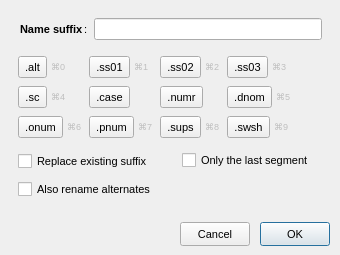
<?xml version='1.0' encoding='UTF-8'?>
<ui version="4.0">
 <class>DlgNameSuffix</class>
 <widget class="QDialog" name="DlgNameSuffix">
  <property name="geometry">
   <rect>
    <x>0</x>
    <y>0</y>
    <width>340</width>
    <height>255</height>
   </rect>
  </property>
  <property name="windowTitle">
   <string>Glyph Name Suffix</string>
  </property>
  <property name="statusTip">
   <string>@dlgnamesuffix.DlgNameSuffix</string>
  </property>
  <property name="styleSheet">
   <string notr="true">*{font-size:11px;}</string>
  </property>
  <layout class="QVBoxLayout" name="verticalLayout_2">
   <property name="spacing">
    <number>0</number>
   </property>
   <property name="leftMargin">
    <number>0</number>
   </property>
   <property name="topMargin">
    <number>0</number>
   </property>
   <property name="rightMargin">
    <number>0</number>
   </property>
   <property name="bottomMargin">
    <number>0</number>
   </property>
   <item>
    <widget class="QWidget" name="widgetContent" native="true">
     <property name="statusTip">
      <string>@dlgnamesuffix.widgetContent</string>
     </property>
     <property name="styleSheet">
      <string notr="true">font-size:11px</string>
     </property>
     <layout class="QVBoxLayout" name="verticalLayout" stretch="0">
      <property name="spacing">
       <number>12</number>
      </property>
      <property name="leftMargin">
       <number>18</number>
      </property>
      <property name="topMargin">
       <number>18</number>
      </property>
      <property name="rightMargin">
       <number>18</number>
      </property>
      <property name="bottomMargin">
       <number>0</number>
      </property>
      <item>
       <layout class="QHBoxLayout" name="horizontalLayout_3">
        <property name="spacing">
         <number>0</number>
        </property>
        <property name="leftMargin">
         <number>2</number>
        </property>
        <property name="rightMargin">
         <number>0</number>
        </property>
        <property name="bottomMargin">
         <number>0</number>
        </property>
        <item>
         <widget class="QLabel" name="label">
          <property name="statusTip">
           <string>@dlgnamesuffix.label</string>
          </property>
          <property name="styleSheet">
           <string notr="true">QLabel{font-weight: bold;}
</string>
          </property>
          <property name="text">
           <string>Name </string>
          </property>
         </widget>
        </item>
        <item>
         <widget class="YSelector" name="selectorClass">
          <property name="statusTip">
           <string>@dlgnamesuffix.selectorClass</string>
          </property>
          <property name="styleSheet">
           <string notr="true">QLabel{font-weight: bold;}
</string>
          </property>
          <property name="text">
           <string>suffix</string>
          </property>
         </widget>
        </item>
        <item>
         <widget class="QLabel" name="label_2">
          <property name="statusTip">
           <string>@dlgnamesuffix.label_2</string>
          </property>
          <property name="text">
           <string>:</string>
          </property>
         </widget>
        </item>
        <item>
         <spacer name="horizontalSpacer_3">
          <property name="orientation">
           <enum>Qt::Horizontal</enum>
          </property>
          <property name="sizeType">
           <enum>QSizePolicy::Fixed</enum>
          </property>
          <property name="sizeHint" stdset="0">
           <size>
            <width>6</width>
            <height>4</height>
           </size>
          </property>
         </spacer>
        </item>
        <item>
         <widget class="QLineEdit" name="valueSuffix">
          <property name="minimumSize">
           <size>
            <width>80</width>
            <height>0</height>
           </size>
          </property>
          <property name="statusTip">
           <string>@dlgnamesuffix.valueSuffix</string>
          </property>
         </widget>
        </item>
       </layout>
      </item>
     </layout>
    </widget>
   </item>
   <item>
    <widget class="QWidget" name="gridWidget" native="true">
     <property name="font">
      <font>
       <family>.AppleSystemUIFont</family>
       <pointsize>-1</pointsize>
      </font>
     </property>
     <property name="statusTip">
      <string>@dlgnamesuffix.gridWidget</string>
     </property>
     <layout class="QGridLayout" name="gridLayout_3">
      <property name="leftMargin">
       <number>18</number>
      </property>
      <property name="topMargin">
       <number>16</number>
      </property>
      <property name="rightMargin">
       <number>8</number>
      </property>
      <property name="bottomMargin">
       <number>12</number>
      </property>
      <property name="spacing">
       <number>8</number>
      </property>
      <item row="1" column="0">
       <layout class="QHBoxLayout" name="horizontalLayout_7">
        <property name="spacing">
         <number>4</number>
        </property>
        <property name="leftMargin">
         <number>0</number>
        </property>
        <property name="rightMargin">
         <number>0</number>
        </property>
        <item>
         <widget class="QToolButton" name="button4">
          <property name="minimumSize">
           <size>
            <width>0</width>
            <height>22</height>
           </size>
          </property>
          <property name="toolTip">
           <string>Smallcaps</string>
          </property>
          <property name="statusTip">
           <string>@dlgnamesuffix.button4</string>
          </property>
          <property name="text">
           <string>.sc</string>
          </property>
         </widget>
        </item>
        <item>
         <widget class="QLabel" name="label_6">
          <property name="enabled">
           <bool>false</bool>
          </property>
          <property name="statusTip">
           <string>@dlgnamesuffix.label_6</string>
          </property>
          <property name="styleSheet">
           <string notr="true">QLabel{font-size:9px;}</string>
          </property>
          <property name="text">
           <string>⌘4</string>
          </property>
         </widget>
        </item>
       </layout>
      </item>
      <item row="0" column="0">
       <layout class="QHBoxLayout" name="horizontalLayout_12">
        <property name="spacing">
         <number>4</number>
        </property>
        <property name="leftMargin">
         <number>0</number>
        </property>
        <property name="rightMargin">
         <number>0</number>
        </property>
        <item>
         <widget class="QToolButton" name="button0">
          <property name="minimumSize">
           <size>
            <width>0</width>
            <height>22</height>
           </size>
          </property>
          <property name="toolTip">
           <string>Alternative form</string>
          </property>
          <property name="statusTip">
           <string>@dlgnamesuffix.button0</string>
          </property>
          <property name="text">
           <string>.alt</string>
          </property>
         </widget>
        </item>
        <item>
         <widget class="QLabel" name="label_11">
          <property name="enabled">
           <bool>false</bool>
          </property>
          <property name="statusTip">
           <string>@dlgnamesuffix.label_11</string>
          </property>
          <property name="styleSheet">
           <string notr="true">QLabel{font-size:9px;}</string>
          </property>
          <property name="text">
           <string>⌘0</string>
          </property>
         </widget>
        </item>
       </layout>
      </item>
      <item row="1" column="1">
       <layout class="QHBoxLayout" name="horizontalLayout_6">
        <property name="spacing">
         <number>4</number>
        </property>
        <property name="leftMargin">
         <number>0</number>
        </property>
        <property name="rightMargin">
         <number>0</number>
        </property>
        <item>
         <widget class="QToolButton" name="button5">
          <property name="minimumSize">
           <size>
            <width>0</width>
            <height>22</height>
           </size>
          </property>
          <property name="toolTip">
           <string>Smallcaps</string>
          </property>
          <property name="statusTip">
           <string>@dlgnamesuffix.button5</string>
          </property>
          <property name="text">
           <string>.case</string>
          </property>
         </widget>
        </item>
        <item>
         <widget class="QLabel" name="label_5">
          <property name="statusTip">
           <string>@dlgnamesuffix.label_5</string>
          </property>
          <property name="styleSheet">
           <string notr="true">QLabel{font-size:9px; color:gray;}</string>
          </property>
          <property name="text">
           <string/>
          </property>
         </widget>
        </item>
       </layout>
      </item>
      <item row="2" column="2">
       <layout class="QHBoxLayout" name="horizontalLayout_14">
        <property name="spacing">
         <number>4</number>
        </property>
        <property name="leftMargin">
         <number>0</number>
        </property>
        <property name="rightMargin">
         <number>0</number>
        </property>
        <item>
         <widget class="QToolButton" name="button10">
          <property name="minimumSize">
           <size>
            <width>0</width>
            <height>22</height>
           </size>
          </property>
          <property name="toolTip">
           <string>Subscript</string>
          </property>
          <property name="statusTip">
           <string>@dlgnamesuffix.button10</string>
          </property>
          <property name="text">
           <string>.sups</string>
          </property>
         </widget>
        </item>
        <item>
         <widget class="QLabel" name="label_13">
          <property name="enabled">
           <bool>false</bool>
          </property>
          <property name="statusTip">
           <string>@dlgnamesuffix.label_13</string>
          </property>
          <property name="styleSheet">
           <string notr="true">QLabel{font-size:9px;}</string>
          </property>
          <property name="text">
           <string>⌘8</string>
          </property>
         </widget>
        </item>
       </layout>
      </item>
      <item row="1" column="2">
       <layout class="QHBoxLayout" name="horizontalLayout_8">
        <property name="spacing">
         <number>4</number>
        </property>
        <property name="leftMargin">
         <number>0</number>
        </property>
        <property name="rightMargin">
         <number>0</number>
        </property>
        <item>
         <widget class="QToolButton" name="button6">
          <property name="minimumSize">
           <size>
            <width>0</width>
            <height>22</height>
           </size>
          </property>
          <property name="toolTip">
           <string>Numerators</string>
          </property>
          <property name="statusTip">
           <string>@dlgnamesuffix.button6</string>
          </property>
          <property name="text">
           <string>.numr</string>
          </property>
         </widget>
        </item>
        <item>
         <widget class="QLabel" name="label_7">
          <property name="statusTip">
           <string>@dlgnamesuffix.label_7</string>
          </property>
          <property name="styleSheet">
           <string notr="true">QLabel{font-size:9px; color:gray;}</string>
          </property>
          <property name="text">
           <string/>
          </property>
         </widget>
        </item>
       </layout>
      </item>
      <item row="1" column="4">
       <spacer name="horizontalSpacer_2">
        <property name="orientation">
         <enum>Qt::Horizontal</enum>
        </property>
        <property name="sizeHint" stdset="0">
         <size>
          <width>0</width>
          <height>20</height>
         </size>
        </property>
       </spacer>
      </item>
      <item row="0" column="2">
       <layout class="QHBoxLayout" name="horizontalLayout_5">
        <property name="spacing">
         <number>4</number>
        </property>
        <property name="leftMargin">
         <number>0</number>
        </property>
        <property name="rightMargin">
         <number>0</number>
        </property>
        <item>
         <widget class="QToolButton" name="button2">
          <property name="minimumSize">
           <size>
            <width>0</width>
            <height>22</height>
           </size>
          </property>
          <property name="toolTip">
           <string>Stylistic set 2</string>
          </property>
          <property name="statusTip">
           <string>@dlgnamesuffix.button2</string>
          </property>
          <property name="text">
           <string>.ss02</string>
          </property>
         </widget>
        </item>
        <item>
         <widget class="QLabel" name="label_3">
          <property name="enabled">
           <bool>false</bool>
          </property>
          <property name="statusTip">
           <string>@dlgnamesuffix.label_3</string>
          </property>
          <property name="styleSheet">
           <string notr="true">QLabel{font-size:9px;}</string>
          </property>
          <property name="text">
           <string>⌘2</string>
          </property>
         </widget>
        </item>
       </layout>
      </item>
      <item row="2" column="3">
       <layout class="QHBoxLayout" name="horizontalLayout_15">
        <property name="spacing">
         <number>4</number>
        </property>
        <property name="leftMargin">
         <number>0</number>
        </property>
        <property name="rightMargin">
         <number>0</number>
        </property>
        <item>
         <widget class="QToolButton" name="button11">
          <property name="minimumSize">
           <size>
            <width>0</width>
            <height>22</height>
           </size>
          </property>
          <property name="toolTip">
           <string>Swash</string>
          </property>
          <property name="statusTip">
           <string>@dlgnamesuffix.button11</string>
          </property>
          <property name="text">
           <string>.swsh</string>
          </property>
         </widget>
        </item>
        <item>
         <widget class="QLabel" name="label_14">
          <property name="enabled">
           <bool>false</bool>
          </property>
          <property name="statusTip">
           <string>@dlgnamesuffix.label_14</string>
          </property>
          <property name="styleSheet">
           <string notr="true">QLabel{font-size:9px;}</string>
          </property>
          <property name="text">
           <string>⌘9</string>
          </property>
         </widget>
        </item>
       </layout>
      </item>
      <item row="2" column="1">
       <layout class="QHBoxLayout" name="horizontalLayout_11">
        <property name="spacing">
         <number>4</number>
        </property>
        <property name="leftMargin">
         <number>0</number>
        </property>
        <property name="rightMargin">
         <number>0</number>
        </property>
        <item>
         <widget class="QToolButton" name="button9">
          <property name="minimumSize">
           <size>
            <width>0</width>
            <height>22</height>
           </size>
          </property>
          <property name="toolTip">
           <string>Proportional figures</string>
          </property>
          <property name="statusTip">
           <string>@dlgnamesuffix.button9</string>
          </property>
          <property name="text">
           <string>.pnum</string>
          </property>
         </widget>
        </item>
        <item>
         <widget class="QLabel" name="label_10">
          <property name="enabled">
           <bool>false</bool>
          </property>
          <property name="statusTip">
           <string>@dlgnamesuffix.label_10</string>
          </property>
          <property name="styleSheet">
           <string notr="true">QLabel{font-size:9px;}</string>
          </property>
          <property name="text">
           <string>⌘7</string>
          </property>
         </widget>
        </item>
       </layout>
      </item>
      <item row="0" column="3">
       <layout class="QHBoxLayout" name="horizontalLayout_9">
        <property name="spacing">
         <number>4</number>
        </property>
        <property name="leftMargin">
         <number>0</number>
        </property>
        <property name="rightMargin">
         <number>0</number>
        </property>
        <item>
         <widget class="QToolButton" name="button3">
          <property name="minimumSize">
           <size>
            <width>0</width>
            <height>22</height>
           </size>
          </property>
          <property name="toolTip">
           <string>Stylistic set 3</string>
          </property>
          <property name="statusTip">
           <string>@dlgnamesuffix.button3</string>
          </property>
          <property name="text">
           <string>.ss03</string>
          </property>
         </widget>
        </item>
        <item>
         <widget class="QLabel" name="label_8">
          <property name="enabled">
           <bool>false</bool>
          </property>
          <property name="statusTip">
           <string>@dlgnamesuffix.label_8</string>
          </property>
          <property name="styleSheet">
           <string notr="true">QLabel{font-size:9px;}</string>
          </property>
          <property name="text">
           <string>⌘3</string>
          </property>
         </widget>
        </item>
       </layout>
      </item>
      <item row="2" column="0">
       <layout class="QHBoxLayout" name="horizontalLayout_10">
        <property name="spacing">
         <number>4</number>
        </property>
        <property name="leftMargin">
         <number>0</number>
        </property>
        <property name="rightMargin">
         <number>0</number>
        </property>
        <item>
         <widget class="QToolButton" name="button8">
          <property name="minimumSize">
           <size>
            <width>0</width>
            <height>22</height>
           </size>
          </property>
          <property name="toolTip">
           <string>Oldstyle figures</string>
          </property>
          <property name="statusTip">
           <string>@dlgnamesuffix.button8</string>
          </property>
          <property name="text">
           <string>.onum</string>
          </property>
         </widget>
        </item>
        <item>
         <widget class="QLabel" name="label_9">
          <property name="enabled">
           <bool>false</bool>
          </property>
          <property name="statusTip">
           <string>@dlgnamesuffix.label_9</string>
          </property>
          <property name="styleSheet">
           <string notr="true">QLabel{font-size:9px;}</string>
          </property>
          <property name="text">
           <string>⌘6</string>
          </property>
         </widget>
        </item>
       </layout>
      </item>
      <item row="0" column="1">
       <layout class="QHBoxLayout" name="horizontalLayout_2">
        <property name="spacing">
         <number>4</number>
        </property>
        <property name="leftMargin">
         <number>0</number>
        </property>
        <property name="rightMargin">
         <number>0</number>
        </property>
        <item>
         <widget class="QToolButton" name="button1">
          <property name="minimumSize">
           <size>
            <width>0</width>
            <height>22</height>
           </size>
          </property>
          <property name="toolTip">
           <string>Stylistic set 1</string>
          </property>
          <property name="statusTip">
           <string>@dlgnamesuffix.button1</string>
          </property>
          <property name="text">
           <string>.ss01</string>
          </property>
         </widget>
        </item>
        <item>
         <widget class="QLabel" name="label_4">
          <property name="enabled">
           <bool>false</bool>
          </property>
          <property name="statusTip">
           <string>@dlgnamesuffix.label_4</string>
          </property>
          <property name="styleSheet">
           <string notr="true">QLabel{font-size:9px;}</string>
          </property>
          <property name="text">
           <string>⌘1</string>
          </property>
         </widget>
        </item>
       </layout>
      </item>
      <item row="1" column="3">
       <layout class="QHBoxLayout" name="horizontalLayout_13">
        <property name="spacing">
         <number>4</number>
        </property>
        <property name="leftMargin">
         <number>0</number>
        </property>
        <property name="rightMargin">
         <number>0</number>
        </property>
        <item>
         <widget class="QToolButton" name="button7">
          <property name="minimumSize">
           <size>
            <width>0</width>
            <height>22</height>
           </size>
          </property>
          <property name="toolTip">
           <string>Denominators</string>
          </property>
          <property name="statusTip">
           <string>@dlgnamesuffix.button7</string>
          </property>
          <property name="text">
           <string>.dnom</string>
          </property>
         </widget>
        </item>
        <item>
         <widget class="QLabel" name="label_12">
          <property name="enabled">
           <bool>false</bool>
          </property>
          <property name="statusTip">
           <string>@dlgnamesuffix.label_12</string>
          </property>
          <property name="styleSheet">
           <string notr="true">QLabel{font-size:9px;}</string>
          </property>
          <property name="text">
           <string>⌘5</string>
          </property>
         </widget>
        </item>
       </layout>
      </item>
     </layout>
    </widget>
   </item>
   <item>
    <layout class="QVBoxLayout" name="verticalLayout_4">
     <property name="spacing">
      <number>6</number>
     </property>
     <property name="leftMargin">
      <number>18</number>
     </property>
     <property name="bottomMargin">
      <number>12</number>
     </property>
     <item>
      <layout class="QHBoxLayout" name="horizontalLayout">
       <property name="leftMargin">
        <number>0</number>
       </property>
       <property name="topMargin">
        <number>0</number>
       </property>
       <property name="bottomMargin">
        <number>0</number>
       </property>
       <item>
        <widget class="QCheckBox" name="checkReplace">
         <property name="minimumSize">
          <size>
           <width>0</width>
           <height>22</height>
          </size>
         </property>
         <property name="statusTip">
          <string>@dlgnamesuffix.checkReplace</string>
         </property>
         <property name="text">
          <string>Replace existing suffix</string>
         </property>
        </widget>
       </item>
       <item>
        <widget class="QCheckBox" name="checkLastSegment">
         <property name="text">
          <string>Only the last segment</string>
         </property>
        <property name="statusTip"><string>@dlgnamesuffix.checkLastSegment</string></property></widget>
       </item>
      </layout>
     </item>
     <item>
      <widget class="QCheckBox" name="checkSmartReplace">
       <property name="minimumSize">
        <size>
         <width>0</width>
         <height>22</height>
        </size>
       </property>
       <property name="statusTip">
        <string>@dlgnamesuffix.checkSmartReplace</string>
       </property>
       <property name="text">
        <string>Also rename alternates</string>
       </property>
      </widget>
     </item>
    </layout>
   </item>
   <item>
    <spacer name="verticalSpacer">
     <property name="orientation">
      <enum>Qt::Vertical</enum>
     </property>
     <property name="sizeHint" stdset="0">
      <size>
       <width>20</width>
       <height>40</height>
      </size>
     </property>
    </spacer>
   </item>
   <item>
    <widget class="YDarkerWidget" name="frameBottom" native="true">
     <property name="minimumSize">
      <size>
       <width>0</width>
       <height>42</height>
      </size>
     </property>
     <property name="statusTip">
      <string>@dlgnamesuffix.frameBottom</string>
     </property>
     <property name="styleSheet">
      <string notr="true">QPushButton{padding:0 8 0 8;min-height:22;min-width:52px;}</string>
     </property>
     <layout class="QHBoxLayout" name="horizontalLayout_4">
      <property name="spacing">
       <number>10</number>
      </property>
      <property name="leftMargin">
       <number>10</number>
      </property>
      <property name="topMargin">
       <number>0</number>
      </property>
      <property name="rightMargin">
       <number>10</number>
      </property>
      <property name="bottomMargin">
       <number>0</number>
      </property>
      <item>
       <spacer name="horizontalSpacer_7">
        <property name="orientation">
         <enum>Qt::Horizontal</enum>
        </property>
        <property name="sizeHint" stdset="0">
         <size>
          <width>40</width>
          <height>20</height>
         </size>
        </property>
       </spacer>
      </item>
      <item>
       <widget class="QPushButton" name="buttonCancel">
        <property name="minimumSize">
         <size>
          <width>70</width>
          <height>24</height>
         </size>
        </property>
        <property name="statusTip">
         <string>@dlgnamesuffix.buttonCancel</string>
        </property>
        <property name="text">
         <string>Cancel</string>
        </property>
       </widget>
      </item>
      <item>
       <widget class="QPushButton" name="buttonOK">
        <property name="minimumSize">
         <size>
          <width>70</width>
          <height>24</height>
         </size>
        </property>
        <property name="statusTip">
         <string>@dlgnamesuffix.buttonOK</string>
        </property>
        <property name="text">
         <string>OK</string>
        </property>
        <property name="default">
         <bool>true</bool>
        </property>
       </widget>
      </item>
     </layout>
    </widget>
   </item>
  </layout>
 </widget>
 <customwidgets>
  <customwidget>
   <class>YSelector</class>
   <extends>QLabel</extends>
   <header location="global">yselector.h</header>
  </customwidget>
  <customwidget>
   <class>YDarkerWidget</class>
   <extends>QWidget</extends>
   <header>ydarkerwidget.h</header>
   <container>1</container>
  </customwidget>
 </customwidgets>
 <tabstops>
  <tabstop>valueSuffix</tabstop>
  <tabstop>button0</tabstop>
  <tabstop>button1</tabstop>
  <tabstop>button2</tabstop>
  <tabstop>button3</tabstop>
  <tabstop>button4</tabstop>
  <tabstop>button5</tabstop>
  <tabstop>button6</tabstop>
  <tabstop>button7</tabstop>
  <tabstop>button8</tabstop>
  <tabstop>button9</tabstop>
  <tabstop>button10</tabstop>
  <tabstop>button11</tabstop>
  <tabstop>checkSmartReplace</tabstop>
  <tabstop>buttonCancel</tabstop>
  <tabstop>buttonOK</tabstop>
 </tabstops>
 <resources/>
 <connections/>
</ui>
